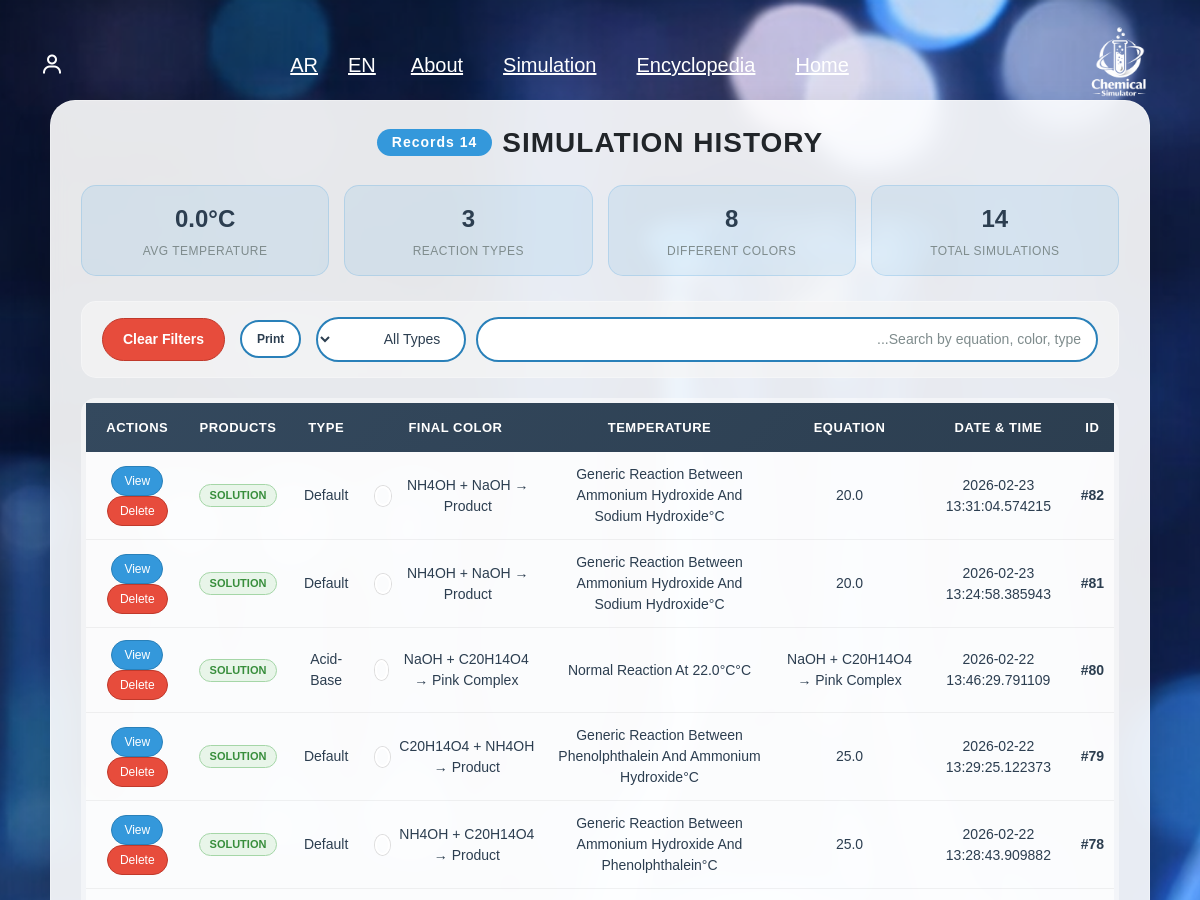
The app's page /simulation/history?lang=ar (signed in, upper part), older data.
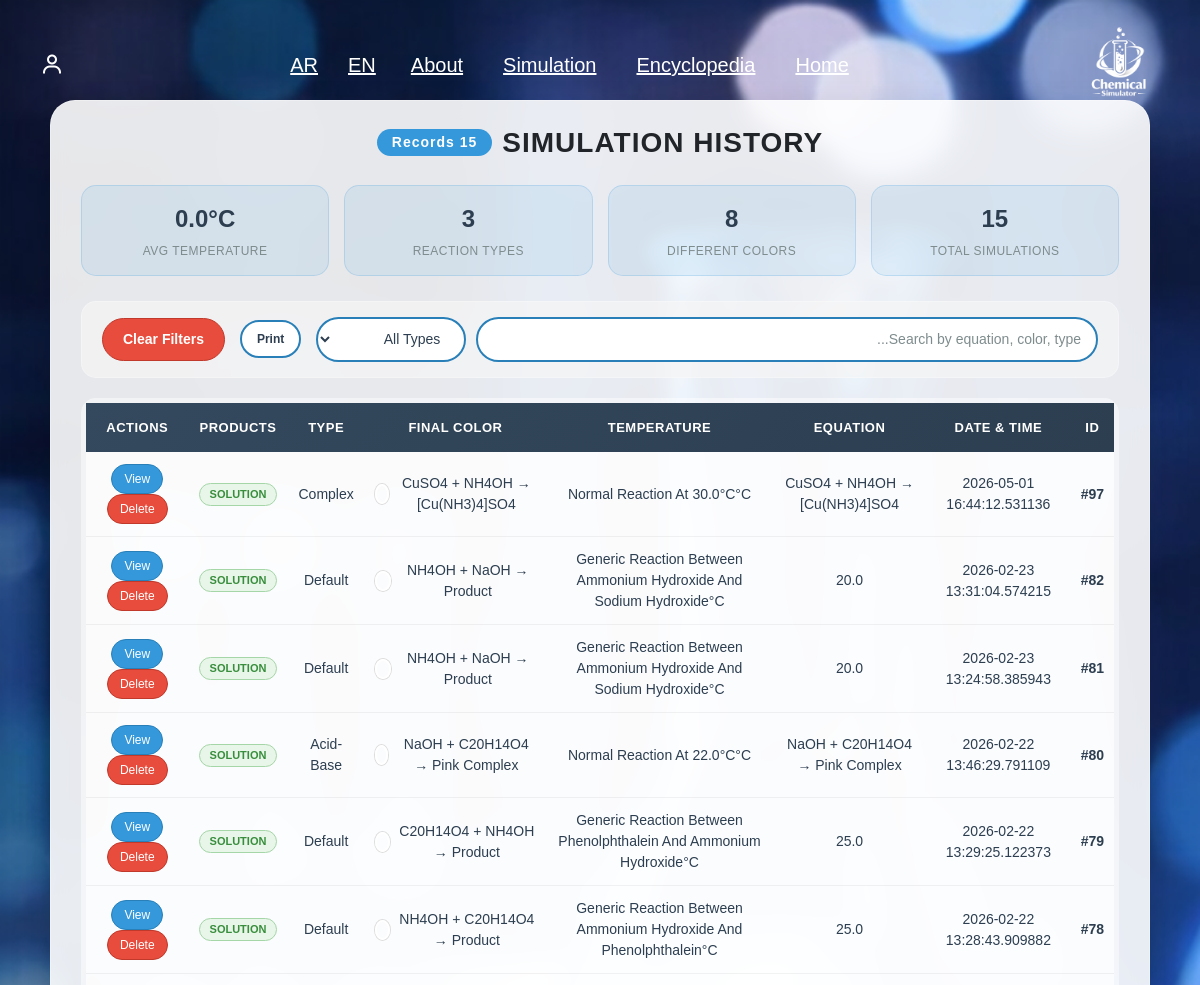
The same page, newer data.
### tables this page shows
CREATE TABLE reaction_results (
        id INTEGER PRIMARY KEY AUTOINCREMENT,
        simulation_id INTEGER UNIQUE NOT NULL,
        products TEXT,
        energyReleased REAL,
        state TEXT, color TEXT,
        FOREIGN KEY (simulation_id) REFERENCES "simulation"(id)
    );

CREATE TABLE "simulation" (
        id INTEGER PRIMARY KEY AUTOINCREMENT,
        user_id INTEGER NOT NULL,
        reaction_id INTEGER NOT NULL,
        date TEXT NOT NULL,
        result TEXT, temperature REAL DEFAULT 25,
        FOREIGN KEY (user_id) REFERENCES users(id),
        FOREIGN KEY (reaction_id) REFERENCES chemical_reactions(id)
    );

CREATE TABLE chemical_reactions (
        id INTEGER PRIMARY KEY AUTOINCREMENT,
        equation TEXT NOT NULL,
        type TEXT,
        temperature REAL,
        pressure REAL
    , result_color TEXT, gas_produced INTEGER DEFAULT 0, precipitate INTEGER DEFAULT 0, min_temp REAL DEFAULT 25, description TEXT, created_at TEXT);

### routes/simulation.py (the view)
@simulation_bp.route("/history", methods=["GET"])
def simulation_history():
    if "user_id" not in session:
        return redirect(url_for("login.login"))
    db = get_db()
    cursor = db.cursor()
    cursor.execute("""
        SELECT s.id, s.date, s.result, s.temperature,
               rr.products, rr.color, rr.state,
               r.equation as reaction_equation
        FROM simulation s
        JOIN reaction_results rr ON s.id = rr.simulation_id
        LEFT JOIN chemical_reactions r ON s.reaction_id = r.id
        WHERE s.user_id = ?
        ORDER BY s.date DESC
        LIMIT 20
    """, (session["user_id"],))
    history = cursor.fetchall()
    return render_template("simulation/history.html", history=history)

### app.py (called while the page is built)
def get_locale():
    return session.get('lang', 'en')

@app.before_request
def set_language():
    lang = request.args.get('lang')
    if lang:
        session['lang'] = lang

@app.context_processor
def inject_globals():
    return dict(get_locale=get_locale)

@app.context_processor
def inject_notifications():
    conn = sqlite3.connect('database/chemical.db')
    c = conn.cursor()
    c.execute("SELECT COUNT(*) FROM pending_reactions WHERE status='pending'")
    count = c.fetchone()[0]
    conn.close()
    return dict(pending_count=count)

### database/db.py (called while the page is built)
def get_db():
    if "db" not in g:
        g.db = sqlite3.connect(DB_PATH)
        g.db.row_factory = sqlite3.Row  # مهم جدًا ليعمل user["password"]
    return g.db

### templates/simulation/history.html (shortened to what this page needs)
{% extends "base.html" %}
{% block head %}
<link rel="stylesheet" href="{{ url_for('static', filename='css/history.css') }}">
{% endblock %}
{% block content %}
<div class="overlay">
    <div class="history-container">
        <h1>
            {{ _('SIMULATION HISTORY') }}
            <span class="records-badge">{{ history|length }} {{ _('Records') }}</span>
        </h1>
        <div class="stats-grid">
            <div class="stat-card">
                <div class="stat-value">{{ history|length }}</div>
                <div class="stat-label">{{ _('Total Simulations') }}</div>
            </div>
            <div class="stat-card">
                {% set colors = [] %}
                <div class="stat-value">{{ colors|length }}</div>
                <div class="stat-label">{{ _('Different Colors') }}</div>
            </div>
            <div class="stat-card">
                {% set types = [] %}
                <div class="stat-value">{{ types|length }}</div>
                <div class="stat-label">{{ _('Reaction Types') }}</div>
            </div>
            <div class="stat-card">
                {% set total_temp = 0.0 %}
                {% for sim in history %}
                    {% set total_temp = total_temp + sim[2]|float %}
                {% endfor %}
                {% if history|length > 0 %}
                    {% set avg_temp = (total_temp / history|length)|round(1) %}
                {% else %}
                    {% set avg_temp = 0 %}
                {% endif %}
                <div class="stat-value">{{ avg_temp }}°C</div>
                <div class="stat-label">{{ _('Avg Temperature') }}</div>
            </div>
        </div>
        <div class="filter-section">
            <div class="search-box">
                <input type="text" class="search-input" id="searchInput" placeholder="{{ _('Search by equation, color, type...') }}" onkeyup="filterTable()">
                <select class="filter-select" id="typeFilter" onchange="filterTable()">
                    <option value="all">{{ _('All Types') }}</option>
                </select>
            </div>
            <div class="export-buttons">
                <button class="export-btn" onclick="printTable()">{{ _('Print') }}</button>
            </div>
            <button class="clear-filter" onclick="clearFilters()">{{ _('Clear Filters') }}</button>
        </div>
        <div class="table-container">
            <table id="historyTable">
                <thead>
                    <tr>
                        <th>{{ _('ID') }}</th>
                        <th>{{ _('Date & Time') }}</th>
                        <th>{{ _('Equation') }}</th>
                        <th>{{ _('Temperature') }}</th>
                        <th>{{ _('Final Color') }}</th>
                        <th>{{ _('Type') }}</th>
                        <th>{{ _('Products') }}</th>
                        <th>{{ _('Actions') }}</th>
                    </tr>
                </thead>
                <tbody>
                    {% if history %}
                        {% for sim in history %}
                        <tr>
                            <td><strong>#{{ sim[0] }}</strong></td>
                            <td>{{ sim[1] }}</td>
                            <td>{{ sim[7] or sim[3] }}</td>
                            <td>{{ sim[2] }}°C</td>
                            <td>
                                <div class="color-cell">
                                    {{ sim[4] }}
                                    <span class="color-dot" style="background-color: '{{ sim[4] }}';"></span>
                                </div>
                            </td>
                            <td>{{ sim[6] }}</td>
                            <td>
                                {% set type_lower = sim[6]|lower %}
                                {% if 'gas' in type_lower %}
                                    <span class="badge badge-gas">{{ _('Gas') }}</span>
                                {% elif 'precipitation' in type_lower or 'precipitate' in type_lower %}
                                    <span class="badge badge-precipitate">{{ _('Precipitate') }}</span>
                                {% else %}
                                    <span class="badge badge-solution">{{ _('Solution') }}</span>
                                {% endif %}
                            </td>
                            <td>
                                <button class="action-btn view-btn" onclick="viewSimulation('{{ sim[0] }}')">{{ _('View') }}</button>
                                <button class="action-btn delete-btn" onclick="deleteSimulation('{{ sim[0] }}')">{{ _('Delete') }}</button>
                            </td>
                        </tr>
                        {% endfor %}
                    {% endif %}
                </tbody>
            </table>
        </div>
    </div>
</div>
{% endblock %}

### templates/base.html (shortened to what this page needs)
<!doctype html>
<html lang="{{ get_locale() }}" dir="{{ 'rtl' if get_locale() == 'ar' else 'ltr' }}">
  <head>
    <link href="https://cdn.jsdelivr.net/npm/bootstrap@5.3.2/dist/css/bootstrap.min.css" rel="stylesheet"/>
    <link href='https://unpkg.com/boxicons@2.1.4/css/boxicons.min.css' rel='stylesheet'>
    <link rel="stylesheet" href="{{ url_for('static', filename='css/style.css') }}"/>
    <link rel="stylesheet" href="{{ url_for('static', filename='css/login.css') }}"/>
    {% block head %}{% endblock %}
  </head>
  <body>
    {% include "header.html" %}
    {% block content %}{% endblock %}
  </body>
</html>

### templates/header.html (shortened to what this page needs)
<header class="fixed-top py-4 text-white">
  <div class="container-fluid px-5 d-flex align-items-center justify-content-between">
    <a href="{{ url_for('home') }}" class="logo">
      <img src="{{ url_for('static', filename='img/logo.png') }}" alt="Logo" class="logo-img" />
    </a>
    <nav class="navbar d-none d-md-flex">
      <a href="{{ url_for('home') }}" class="text-white mx-2">{{ _('Home') }}</a>
      <a href="{{ url_for('compound.encyclopedia') }}" class="text-white mx-2">{{ _('Encyclopedia') }}</a>
      <a href="{{ url_for('simulation.simulation_page') }}" class="text-white mx-2">{{ _('Simulation') }}</a>
      <a href="{{ url_for('home') }}#about" class="text-white mx-2">{{ _('About') }}</a>
      <a href="{{ request.path }}?lang=en" class="lang-btn">EN</a>
      <a href="{{ request.path }}?lang=ar" class="lang-btn">AR</a>
    </nav>
<div class="user-menu">
  <i class="bx bx-user user-icon"></i>
</div>
  </div>
</header>

### static/css/style.css (style rules this page uses)
* { padding: 0; margin: 0; box-sizing: border-box; font-family: "Lucida Sans", "Lucida Sans Regular", "Lucida Grande", "Lucida Sans Unicode", Geneva, Verdana, sans-serif; outline: none; border: none; text-decoration: none; text-transform: capitalize; transition: 0.2s linear; }
html { font-size: 62.5%; scroll-behavior: smooth; overflow-x: hidden; }
header { background-color: rgba(0, 0, 0, 0); box-shadow: none; position: fixed; width: 100%; z-index: 999; }
header a, header .logo, header .navbar a, header .user-menu i { color: #fff !important; }
.logo { font-size: 2rem; font-weight: bolder; }
.navbar a { font-size: 2rem; padding: 0 1.5rem; font-family: "Lucida Sans", "Lucida Sans Regular", "Lucida Grande", "Lucida Sans Unicode", Geneva, Verdana, sans-serif; }
.logo img.logo-img { height: 100px; width: auto; display: block; }
.user-icon { color: #fff !important; }
.user-menu { position: relative; cursor: pointer; display: flex; align-items: center; }
.user-menu i { font-size: 24px; padding: 10px; border-radius: 50%; transition: 0.3s ease; }
.user-menu { position: relative; display: inline-block; }
.user-icon { font-size: 22px; cursor: pointer; color: #2f6bff; padding: 8px; }
.user-menu::after { content: ""; position: absolute; top: 100%; height: 10px; width: 100%; }

### static/css/login.css (style rules this page uses)
* { margin: 0; padding: 0; box-sizing: border-box; font-family: "Lucida Sans", "Lucida Sans Regular", "Lucida Grande", "Lucida Sans Unicode", Geneva, Verdana, sans-serif; }
body { display: flex; justify-content: center; align-items: flex-start; min-height: 100vh; padding-top: 120px; background: url("../img/img1.png") no-repeat; background-size: cover; background-position: center; }
input[type="email"], input[type="text"], input[type="password"] { text-transform: none !important; }

Row changes from the older to the newer data that the page shows:
added reaction_results: sim "97", date "2026-05-01 16:44:12.531136", equation "CuSO4 + NH4OH → [Cu(NH3)4]SO4", result "Normal Reaction At 30.0°C", products "CuSO4 + NH4OH → [Cu(NH3)4]SO4", state "Complex"
Text that changed along with them:
{{ history|length }}: "14" → "15"
